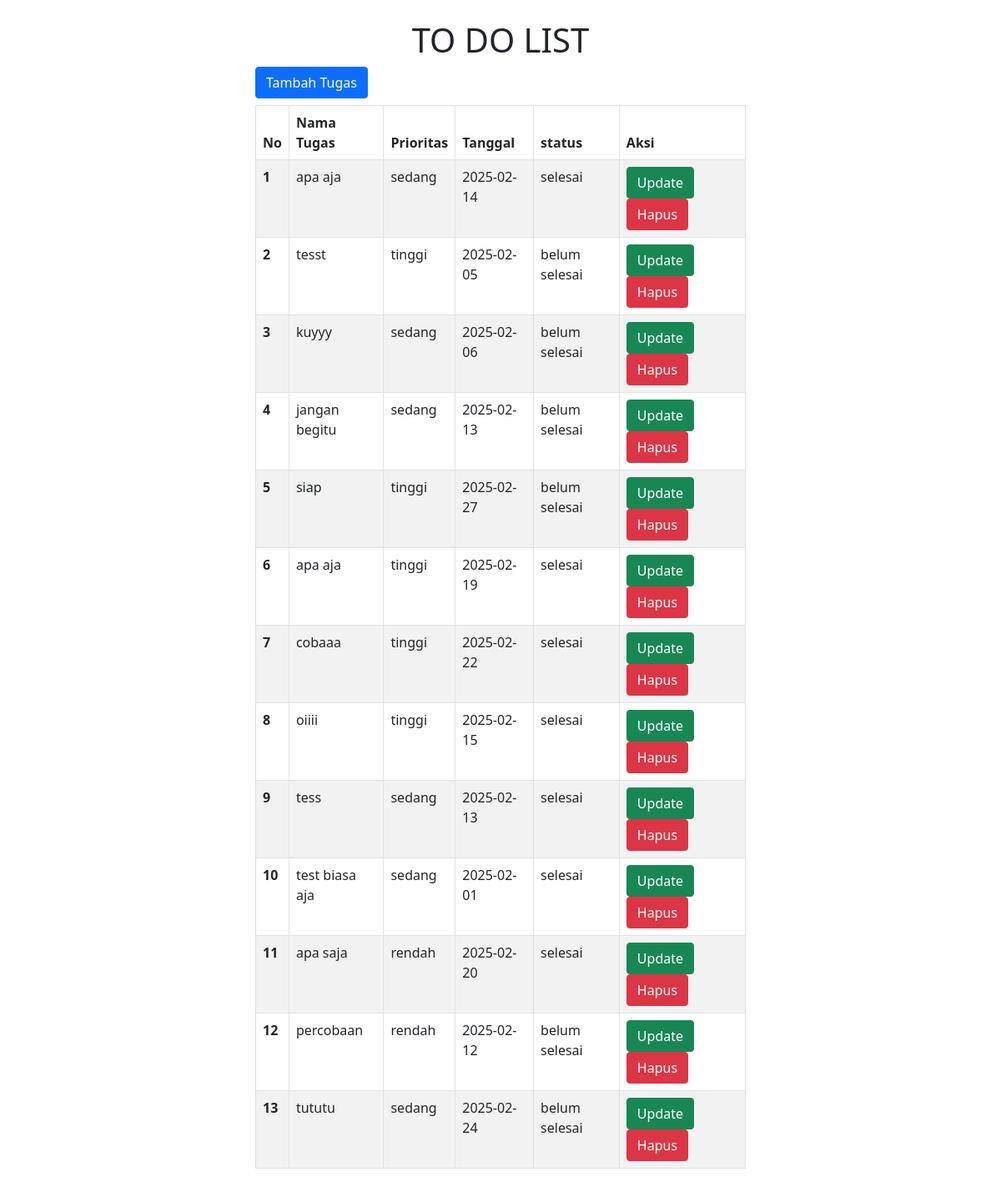
The page / on the database its author committed.
### tables this page shows
CREATE TABLE `todo_list` (
  `id` int(11) NOT NULL,
  `namatugas` varchar(255) NOT NULL,
  `prioritas` enum('rendah','sedang','tinggi','') NOT NULL,
  `tanggal` date NOT NULL,
  `status` enum('selesai','belum selesai','','') NOT NULL
);

### index.php (the view, shortened to what this page needs)
<?php
include "koneksi.php";
?>
<!DOCTYPE html>
<html lang="en">
<head>
    <link href="https://cdn.jsdelivr.net/npm/bootstrap@5.0.0-beta1/dist/css/bootstrap.min.css" rel="stylesheet">
</head>
<body>
    <section class="row">
        <div class="col-md-6 offset-md-3 align-self-center">
            <h1 class="text-center mt-4"> TO DO LIST</h1>
            <a href="tambah.php" class="btn btn-primary mb-2">Tambah Tugas</a>
            <table class="table table-striped table-bordered">
                    <thead>
                        <tr>
                            <th scope="col">No</th>
                            <th scope="col">Nama Tugas</th>
                            <th scope="col">Prioritas</th>
                            <th scope="col">Tanggal</th>
                            <th scope="col">status</th>
                            <th scope="col">Aksi</th>
                        </tr>
                    </thead>
                <?php
                $no = 1;
                $query = "SELECT * FROM todo_list";
                $result = mysqli_query($koneksi, $query);
                foreach ($result as $data) {
                    echo "
                    <tr>
                        <th scope='row'> ". $no++ ."</th>
                        <td>". $data["namatugas"] . "</td>
                        <td>". $data["prioritas"] . "</td>
                        <td>". $data["tanggal"] . "</td>
                        <td>". $data["status"] . "</td>
                        <td>
                        <a href='update.php?id=".$data["id"]."' type='button' class='btn btn-success'>Update</a>
                        <a href='delete.php?id=".$data["id"]."' class='btn btn-danger' onclick='return confirm(\"Yakin Hapus?\")'>Hapus</a>
                        </td>
                    </tr>";
                }
            ?>
        </table>
    </div>
</section>
</body>
</html>

### rows shown on the page
todo_list: namatugas "apa aja", prioritas "sedang", tanggal "2025-02-14", status "selesai"
todo_list: namatugas "tesst", prioritas "tinggi", tanggal "2025-02-05", status "belum selesai"
todo_list: namatugas "kuyyy", prioritas "sedang", tanggal "2025-02-06", status "belum selesai"
todo_list: namatugas "jangan begitu", prioritas "sedang", tanggal "2025-02-13", status "belum selesai"
todo_list: namatugas "siap", prioritas "tinggi", tanggal "2025-02-27", status "belum selesai"
todo_list: namatugas "apa aja", prioritas "tinggi", tanggal "2025-02-19", status "selesai"
todo_list: namatugas "cobaaa", prioritas "tinggi", tanggal "2025-02-22", status "selesai"
todo_list: namatugas "oiiii", prioritas "tinggi", tanggal "2025-02-15", status "selesai"
todo_list: namatugas "tess", prioritas "sedang", tanggal "2025-02-13", status "selesai"
todo_list: namatugas "test biasa aja", prioritas "sedang", tanggal "2025-02-01", status "selesai"
todo_list: namatugas "apa saja", prioritas "rendah", tanggal "2025-02-20", status "selesai"
todo_list: namatugas "percobaan", prioritas "rendah", tanggal "2025-02-12", status "belum selesai"
todo_list: namatugas "tututu", prioritas "sedang", tanggal "2025-02-24", status "belum selesai"
